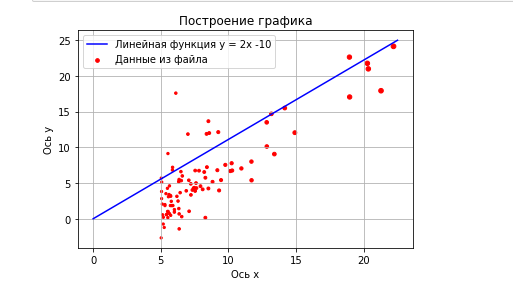

Reproduce this figure in Python.
#Задание №1.
#Используя свободные источники (bn.ru, avito.ru и т.д.), собрать данные о ценах на недвижимость, 
#выставленную на продажу в разных районах города. Преобразовать данные в формат csv. 
#Разработать скрипт для визуализации данных, используя библиотеку matplotlib. 
#Для визуализации использовать тип “точечная диаграмма” (scatterplot).

%matplotlib inline

import pandas as pd 
import matplotlib.pyplot 
import numpy as np

"""
    Загрузка исходных данных, добавление имен столбцов 0 и 1
"""
df = pd.read_csv('data.csv', header = None) 
x, y = df[0], df[1] 
#print(df)

"""
    Строем линейную функцию по двум точка, также
    можно использовать линейную функцию y = 2x -10
"""
x1,y1 = [0,22.5],[0,25]


"""
    Визуализация данных
"""

#fig = plt.plot(x, y, 'r*', label = u'Данные из файла') Отображение с помощью plot

fig = plt.scatter(x, y, s = x, c ='red', label = u'Данные из файла') 
fig1 = plt.plot(x1, y1, 'b', label = u'Линейная функция y = 2x -10') 

plt.savefig('plot.png', format='png', dpi=100)
plt.title('Построение графика')
plt.legend()
plt.ylabel('Ось y')
plt.xlabel('Ось x')
plt.grid(True)
